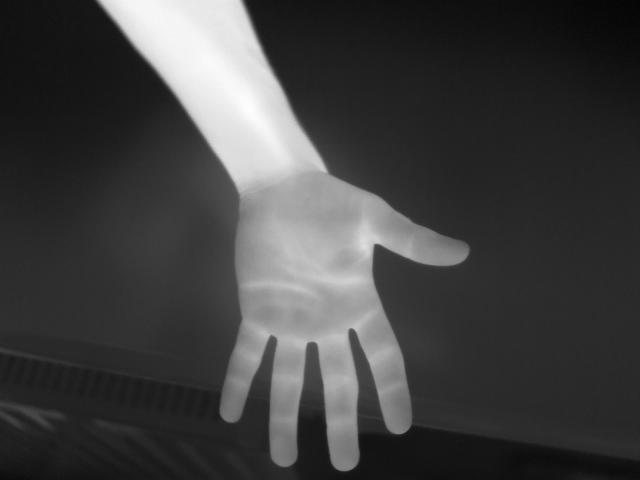
#> input picture images/bartek_otw_wew.jpg, 640 x 480 px
$ python program.py
#> lines starting #> are read from the running program, lines starting #| are printed output that depends on the picture; after the words box and inside, x2 and y2 are one past the last pixel; in counts of white or black regions, pixels touching at a corner belong together
import cv2
import numpy as np
import math


def verify_veins(frame, frame_orig):
    roi=cv2.selectROI(frame)
    roi_cropped=frame[int(roi[1]):int(roi[1]+roi[3]), int(roi[0]):int(roi[0]+roi[2])]
    # cv2.destroyAllWindows()
    # skala szarości
    gray = cv2.cvtColor(roi_cropped, cv2.COLOR_BGR2GRAY)
    # wyrównanie histogramu
    equ_hist = cv2.equalizeHist(gray)
    # zaawansowany threshold - Ograniczona kontrastowa adaptacyjna korekcja histogramu
    clahe = cv2.createCLAHE(clipLimit=10.0, tileGridSize=(8,8))
    # zaaplikowanie wyrównanego histogramu
    cl1 = clahe.apply(equ_hist)
    # zwykły Gaussowski blur
    blur = cv2.GaussianBlur(cl1, (7, 7), 0)
    img_gray = blur
    cv2.imwrite('bartek.jpg', img_gray)
    cv2.imshow('frame', img_gray)
    cv2.waitKey(0)

    template = cv2.imread('template.jpg', 0)
    w_template, h_template = template.shape[::-1]
    img_gray = cv2.resize(img_gray, (w_template, h_template), cv2.INTER_AREA)

    res = cv2.matchTemplate(img_gray, template, cv2.TM_CCOEFF_NORMED)[0][0]
    cv2.putText(frame_orig, 'PODOBIENSTWO KUBY: ' + str(round(res, 2)), (0, 50), font, 1, (0, 0, 255), 1, cv2.LINE_AA)
    cv2.imshow('frame', frame_orig)
    cv2.waitKey(0)


frame = cv2.imread("images/bartek_otw_wew.jpg")
#> frame is the input picture: shape (480, 640, 3); min 5, max 254, mean 64.7
frame_orig = frame.copy()
hsv = cv2.cvtColor(frame, cv2.COLOR_BGR2GRAY)
mask = cv2.inRange(hsv, 110, 255)
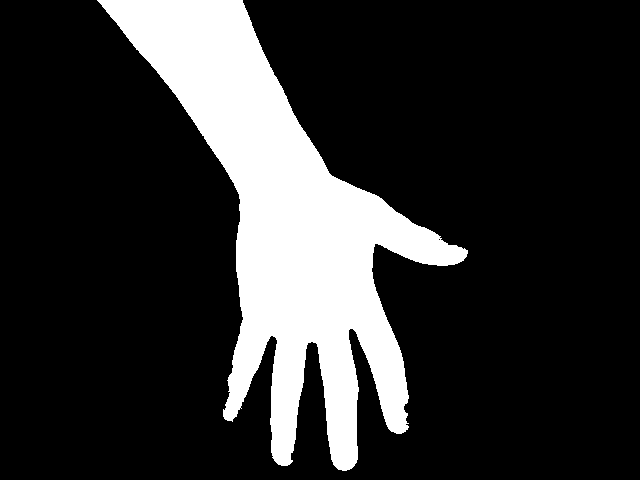
#> mask: shape (480, 640); 18.9% white; 1 white region, box (x1, y1, x2, y2) and area: (97, 0, 468, 471) 58196

#wyciągnięcie dobrego z obrazu
kernel = np.ones((3, 3), np.uint8)
mask = cv2.dilate(mask, kernel, iterations=3)
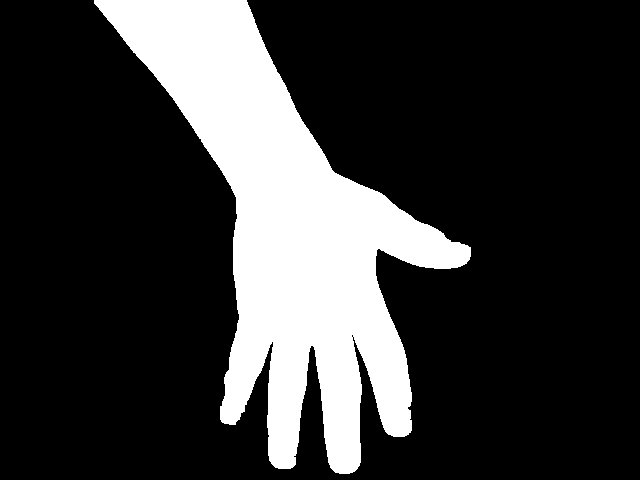
#> mask: shape (480, 640); 21.3% white; 1 white region
mask = cv2.bilateralFilter(mask,30,15,15)

#kontury
contours, hierarchy = cv2.findContours(mask, cv2.RETR_TREE, cv2.CHAIN_APPROX_SIMPLE)
#> contours = 2 contours, 1 with area under 20; largest, box (x1, y1, x2, y2) and area: (94, 0, 471, 474) 64422
#wybranie największego konturu
contour_max = max(contours, key = lambda x: cv2.contourArea(x))
#> contour_max = contour of 829 points, box (x1, y1, x2, y2) (94, 0, 471, 474), area 64422
#obliczenie obwodu
epsilon = 0.005*cv2.arcLength(contour_max, True)
#> epsilon = 10.92
#obwiednia konturu
hull = cv2.convexHull(contour_max)
#> hull = contour of 18 points, box (x1, y1, x2, y2) (94, 0, 471, 474), area 106486


#powierzchnia obwiedni
areahull = cv2.contourArea(hull)
#> areahull = 106486
#powierzchnia konturu
areacnt = cv2.contourArea(contour_max)
#> areacnt = 64422.5
#obliczenie procentowej powierzchni poza konturem - powierzchnia nie obejmująca dłoni
arearatio = ((areahull-areacnt)/areacnt)*100
#> arearatio = 65.29

#aproksymacja punktów skrajnych konturu
approx = cv2.approxPolyDP(contour_max, epsilon, True)
#> approx = contour of 19 points, box (x1, y1, x2, y2) (94, 0, 471, 472), area 63761
#obwiednia punktów skrajnych konturu
hull = cv2.convexHull(approx, returnPoints=False)
#> hull = [18, 16, 13, 10, 7, 6, 3, 0]
#odległości punktów skrajnych wewnętrznych od obwiedni
defects = cv2.convexityDefects(approx, hull)
#> defects = [[0, 3, 1, 20238], [3, 6, 5, 24246], [7, 10, 8, 31497], [10, 13, 11, 28205], [13, 16, 14, 22667], [16, 18, 17, 12945]]
#zdefiniowane wystarczających odległości z kątami
possible_fingers=0

#iterowanie po odległościach punktów skrajnych wewnątrz dłoni od obwiedni
for i in range(defects.shape[0]):
    start, end, far, d = defects[i, 0]
    start_point = tuple(approx[start][0])
    far_point = tuple(approx[far][0])
    end_point = tuple(approx[end][0])

    #odległości znalezionego 'trójkąta'
    distance_between_fingers = math.sqrt((end_point[0] - start_point[0]) ** 2 + (end_point[1] - start_point[1]) ** 2)
    distance_first_finger = math.sqrt((far_point[0] - start_point[0]) ** 2 + (far_point[1] - start_point[1]) ** 2)
    distance_second_finger = math.sqrt((end_point[0] - far_point[0]) ** 2 + (end_point[1] - far_point[1]) ** 2)
    #obliczenie pola trójkąta
    s = (distance_between_fingers + distance_first_finger + distance_second_finger) / 2
    ar = math.sqrt(s * (s - distance_between_fingers) * (s - distance_first_finger) * (s - distance_second_finger))
    #obliczenie kąta trójkąta od wewnętrznego punktu
    angle = math.acos((distance_first_finger ** 2 + distance_second_finger ** 2 - distance_between_fingers ** 2) / (2 * distance_first_finger * distance_second_finger)) * 57

    #zdefiniowanie czy odcinek się nadaje
    if angle <= 90 and d>30:
        possible_fingers += 1
        #rysowanie wewnętrznego punktu
        cv2.circle(frame, far_point, 3, [255, 0, 0], -1)

    #rysowanie linii między możliwymi palcami
    cv2.line(frame, start_point, end_point, [0, 255, 0], 2)
#> this loop made 6 passes
#> (start, end, far, d, start_point, far_point, end_point, distance_between_fingers) on passes 1 to 6: (0, 3, 1, 20238, (94, 0), (236, 197), (221, 421), 439.7), (3, 6, 5, 24246, (221, 421), (272, 341), (268, 455), 58.01), (7, 10, 8, 31497, (292, 467), (312, 345), (354, 471), 62.13), (10, 13, 11, 28205, (354, 471), (353, 336), (411, 430), 70.21), (13, 16, 14, 22667, (411, 430), (376, 250), (470, 247), 192.3), (16, 18, 17, 12945, (470, 247), (331, 169), (246, 0), 333.4)
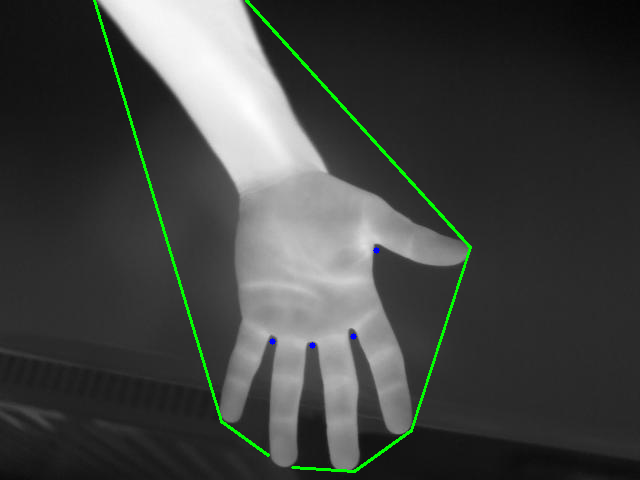
#> frame: shape (480, 640, 3); 1.17% of pixels changed, all inside (x1, y1, x2, y2) = (93, 0, 472, 473)
#> after the loop, possible_fingers = 4

possible_fingers+=1
#> possible_fingers = 5

font = cv2.FONT_HERSHEY_SIMPLEX
#> font = 0
if possible_fingers==1:
    if arearatio<50:
        cv2.putText(frame, 'ZAMKNIETA', (0, 50), font, 1, (0, 0, 255), 1, cv2.LINE_AA)
        cv2.imshow('frame',frame)
        cv2.waitKey(0)
    else:
        cv2.putText(frame, 'OTWARTA - ZAZANACZ ROI', (0, 50), font, 1, (0, 0, 255), 1, cv2.LINE_AA)
        verify_veins(frame=frame, frame_orig=frame_orig)

elif possible_fingers>1:
    cv2.putText(frame, 'OTWARTA - ZAZNACZ ROI', (0, 50), font, 1, (0, 0, 255), 1, cv2.LINE_AA)
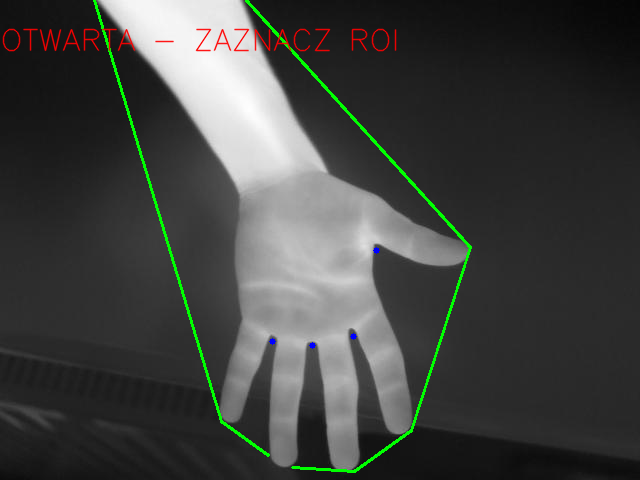
#> frame: shape (480, 640, 3); 0.86% of pixels changed, all inside (x1, y1, x2, y2) = (2, 28, 397, 52)
#> (the run stopped early here; a loop or call above may not have finished)
